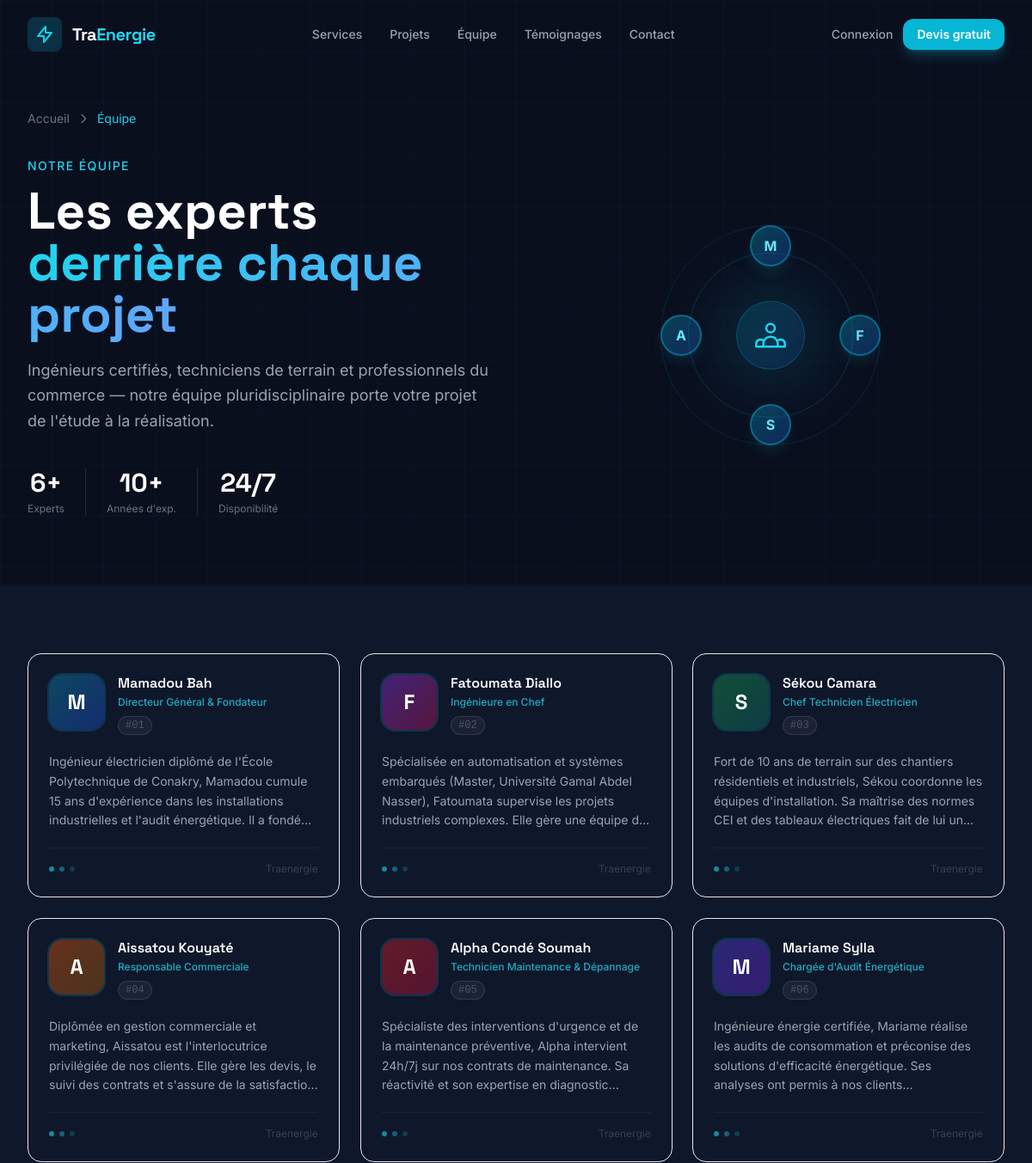
The app's page /equipe/ (upper part), older data.
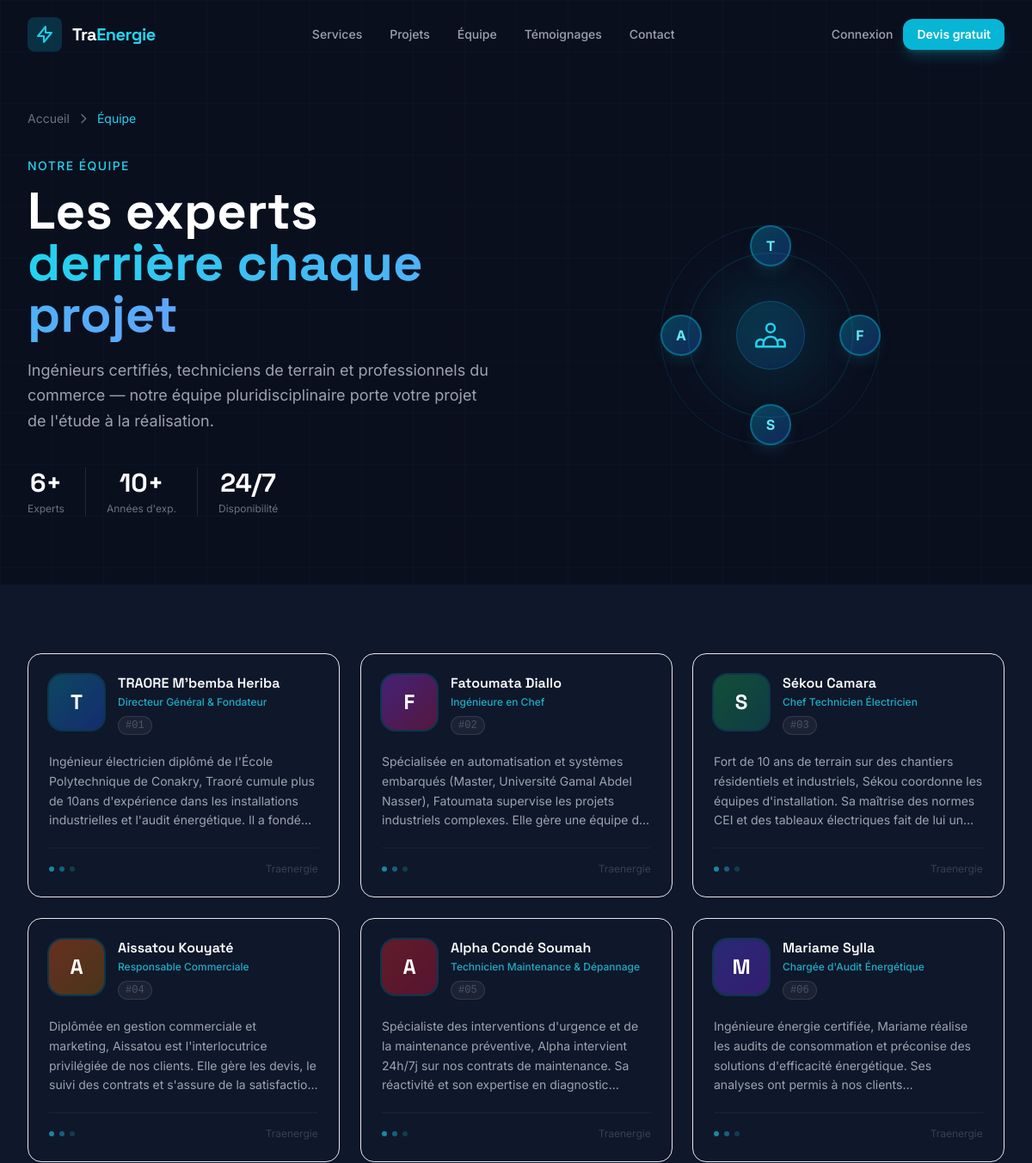
The same page, newer data.
### apps/website/models.py (models this page shows, shortened)
class TeamMember(models.Model):
    name = models.CharField(max_length=150)
    role = models.CharField(max_length=150)
    bio = models.TextField(blank=True)
    phone = models.CharField(max_length=50, blank=True, verbose_name="Téléphone")
    email = models.EmailField(blank=True, verbose_name="Email")
    facebook_url = models.URLField(blank=True, verbose_name="Facebook URL")
    twitter_url = models.URLField(blank=True, verbose_name="Twitter/X URL")
    linkedin_url = models.URLField(blank=True, verbose_name="LinkedIn URL")
    instagram_url = models.URLField(blank=True, verbose_name="Instagram URL")
    image = models.ImageField(upload_to="team/", blank=True, null=True)
    order = models.PositiveIntegerField(default=0)
    is_active = models.BooleanField(default=True)
    class Meta:
        ordering = ["order"]
        verbose_name = "Membre d'équipe"
        verbose_name_plural = "Équipe"

### apps/website/views.py (the view)
# urls.py: path("equipe/", views.EquipePageView.as_view(), name="equipe"),
class EquipePageView(View):
    def get(self, request):
        context = {
            "company": CompanyInfo.get_instance(),
            "team": TeamMember.objects.filter(is_active=True).order_by("order"),
        }
        return render(request, "website/equipe.html", context)

### apps/stock/context_processors.py (called while the page is built, shortened)
def cart_context(request):
    cart_count = 0
    cart_total = 0
    return {
        "cart_count": cart_count,
        "cart_total": cart_total,
    }

### apps/website/models.py (called while the page is built)
    @classmethod
    def get_instance(cls):
        obj, _ = cls.objects.get_or_create(pk=1)
        return obj

### templates/website/equipe.html (shortened to what the changed rows need)
{% extends "base.html" %}
{% load static %}
{% block content %}
<section class="relative pt-32 pb-20 bg-[#0a0f1e] overflow-hidden">
  <div class="relative max-w-7xl mx-auto px-4 sm:px-6 lg:px-8">
    <div class="grid lg:grid-cols-2 gap-12 items-center">
      <div data-aos="fade-up">
        <h1 class="font-display font-bold text-5xl lg:text-6xl text-white mt-3 mb-5">
          Les experts <span class="text-transparent bg-clip-text bg-gradient-to-r from-cyan-400 to-blue-400">derrière chaque projet</span>
        </h1>
      </div>
      <div class="hidden lg:flex items-center justify-center" data-aos="fade-left" data-aos-delay="100">
        <div class="relative w-64 h-64">
          <div class="absolute inset-0 rounded-full border border-cyan-500/15 animate-spin" style="animation-duration: 30s;"></div>
          <div class="absolute inset-8 rounded-full border border-cyan-500/20 animate-spin" style="animation-duration: 20s; animation-direction: reverse;"></div>
          {% for member in team|slice:":4" %}
          <div class="absolute w-12 h-12 rounded-full bg-gradient-to-br from-cyan-500/30 to-blue-600/30 border-2 border-cyan-500/40 flex items-center justify-center text-cyan-300 font-bold text-base animate-float shadow-lg shadow-cyan-900/30"
            style="
              {% cycle 'top: 0; left: 50%; transform: translateX(-50%);' 'right: 0; top: 50%; transform: translateY(-50%);' 'bottom: 0; left: 50%; transform: translateX(-50%);' 'left: 0; top: 50%; transform: translateY(-50%);' %}
              animation-delay: {{ forloop.counter0 }}s;
            ">
            {{ member.name|first|upper }}
          </div>
          {% endfor %}
          <div class="absolute inset-0 flex items-center justify-center">
            <div class="relative">
            </div>
          </div>
        </div>
      </div>
    </div>
  </div>
</section>
<section class="py-20 bg-[#0f172a]">
  <div class="max-w-7xl mx-auto px-4 sm:px-6 lg:px-8">
    <div class="grid grid-cols-1 sm:grid-cols-2 lg:grid-cols-3 gap-6">
      {% for member in team %}
      <article class="group relative overflow-hidden bg-white/3 hover:bg-white/5 border border-white/8 hover:border-cyan-500/25 rounded-2xl p-6 transition-all duration-300"
               data-aos="fade-up" data-aos-delay="{{ forloop.counter0|add:'1' }}00">
        <div class="flex items-start gap-4 mb-5">
          {% if member.image %}
          <img src="{{ member.image.url }}" alt="{{ member.name }}"
               class="w-16 h-16 rounded-2xl object-cover ring-2 ring-cyan-500/20 group-hover:ring-cyan-500/40 transition shrink-0">
          {% else %}
          <div class="w-16 h-16 rounded-2xl shrink-0 flex items-center justify-center font-display font-bold text-2xl text-white ring-2 ring-cyan-500/20 group-hover:ring-cyan-500/40 transition
            {% cycle 'bg-gradient-to-br from-cyan-600/40 to-blue-700/40' 'bg-gradient-to-br from-purple-600/40 to-pink-700/40' 'bg-gradient-to-br from-green-600/40 to-teal-700/40' 'bg-gradient-to-br from-orange-600/40 to-yellow-700/40' 'bg-gradient-to-br from-red-600/40 to-rose-700/40' 'bg-gradient-to-br from-indigo-600/40 to-violet-700/40' %}">
            {{ member.name|first|upper }}
          </div>
          {% endif %}
          <div class="min-w-0">
            <h3 class="font-display font-semibold text-white text-base leading-tight group-hover:text-cyan-400 transition">
              {{ member.name }}
            </h3>
            <p class="text-cyan-400/80 text-xs font-medium mt-1">{{ member.role }}</p>
            <span class="inline-block mt-2 px-2 py-0.5 bg-white/5 border border-white/10 rounded-full text-gray-600 text-xs font-mono">
              #{{ member.order|stringformat:"02d" }}
            </span>
          </div>
        </div>
        {% if member.bio %}
        <p class="text-gray-400 text-sm leading-relaxed line-clamp-4">{{ member.bio }}</p>
        {% endif %}
        <div class="mt-5 pt-4 border-t border-white/5 flex items-center justify-between">
          <div class="flex gap-1.5">
            <span class="w-1.5 h-1.5 bg-cyan-400/60 rounded-full"></span>
            <span class="w-1.5 h-1.5 bg-cyan-400/40 rounded-full"></span>
            <span class="w-1.5 h-1.5 bg-cyan-400/20 rounded-full"></span>
          </div>
          <span class="text-gray-700 text-xs">Traenergie</span>
        </div>
      </article>
      {% endfor %}
    </div>
  </div>
</section>
{% endblock %}

Row changes from the older to the newer data that the page shows:
changed TeamMember "Directeur Général & Fondateur": name|first "M" → "T"; name "Mamadou Bah" → "TRAORE M'bemba Heriba"; bio "…l'École Polytechnique de Conakry, Mamadou cumule 15 ans d'expérience dans les installations…" → "…l'École Polytechnique de Conakry, Traoré cumule plus de 10ans d'expérience dans les installations…"
